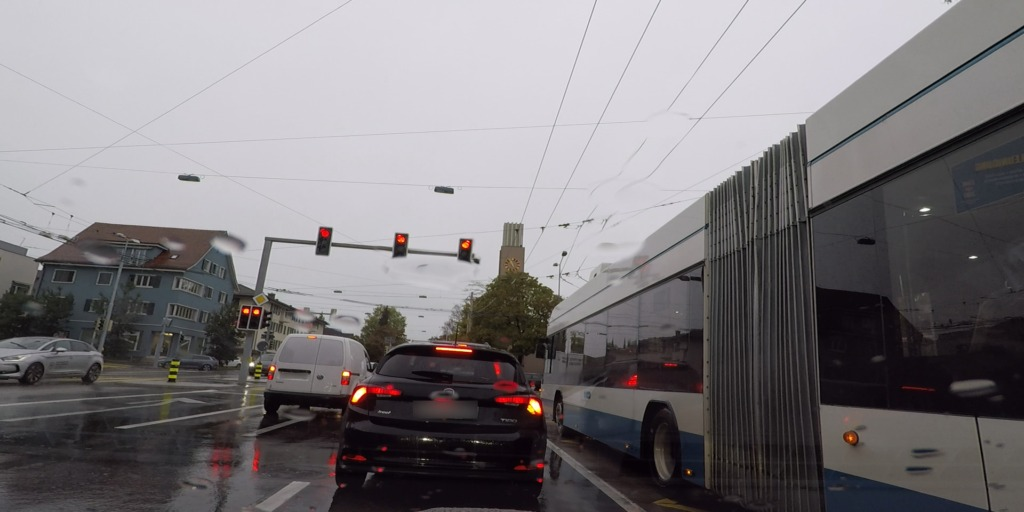
#> input picture reports/qualitative_assets_v20/acdc-rain_GP020402_frame_000863_rgb_anon_rgb.jpg, 1024 x 512 px
$ python render_html_figs.py
#> lines starting #> are read from the running program, lines starting #| are printed output that depends on the picture
### paper/figures/scripts/render_palette.py
"""Cityscapes 19-class palette helpers shared by the V20 figure scripts."""

from __future__ import annotations

from pathlib import Path

import numpy as np
from PIL import Image

PALETTE = np.array([(128, 64, 128), (244, 35, 232), (70, 70, 70), (102, 102, 156), (190, 153, 153), (153, 153, 153),
                    (250, 170, 30), (220, 220, 0), (107, 142, 35), (152, 251, 152), (70, 130, 180), (220, 20, 60),
                    (255, 0, 0), (0, 0, 142), (0, 0, 70), (0, 60, 100), (0, 80, 100), (0, 0, 230), (119, 11, 32)],
                   dtype=np.uint8)


def colorize(mask: np.ndarray) -> np.ndarray:
    out = np.zeros((*mask.shape, 3), np.uint8)
    ok = mask < len(PALETTE)
    out[ok] = PALETTE[mask[ok]]
    return out


def colorize_png(src: Path, dst: Path) -> None:
    Image.fromarray(colorize(np.asarray(Image.open(src)))).save(dst)

### paper/figures/html/render_html_figs.py
"""Render HTML/CSS schematic figures to vector PDF + PNG with the local Chrome (Playwright).

  .venv/Scripts/python.exe paper/figures/html/render_html_figs.py

Assets (input image, tiny/large predictions, entropy map) are exported from the audited
reports/qualitative_assets_v20 so the figures show real model outputs.
"""

from __future__ import annotations

import sys
from pathlib import Path

import matplotlib.pyplot as plt
import numpy as np
from PIL import Image
from playwright.sync_api import sync_playwright

HERE = Path(__file__).parent
ROOT = HERE.parents[2]
sys.path.insert(0, str(HERE.parent / "scripts"))
from render_palette import colorize  # noqa: E402

GEN = HERE.parent / "generated"
ASSETS = ROOT / "reports/qualitative_assets_v20"
AID = "acdc-rain_GP020402_frame_000863_rgb_anon"
FIGS = {"fig2_pipeline_html_v20": "fig2_pipeline.html", "fig3_architecture_html_v20": "fig3_architecture.html"}
WIDTH_MM = 178


def export_assets() -> None:
    out = HERE / "img"
    out.mkdir(exist_ok=True)
    Image.open(ASSETS / f"{AID}_rgb.jpg").resize((512, 256)).save(out / "rgb.jpg", quality=92)
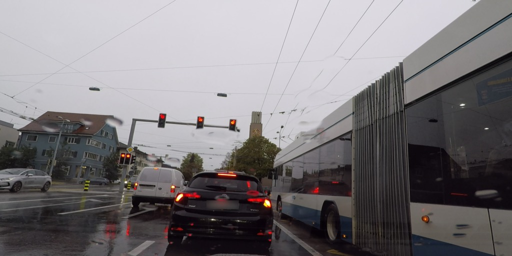
#> saved as rgb.jpg: PIL image 512x256 RGB; mean R, G, B 124.1, 120.5, 123.3
    for lv in ("tiny", "small", "medium", "large"):
        m = np.asarray(Image.open(ASSETS / f"{AID}_{lv}.png").resize((512, 256), Image.Resampling.NEAREST))
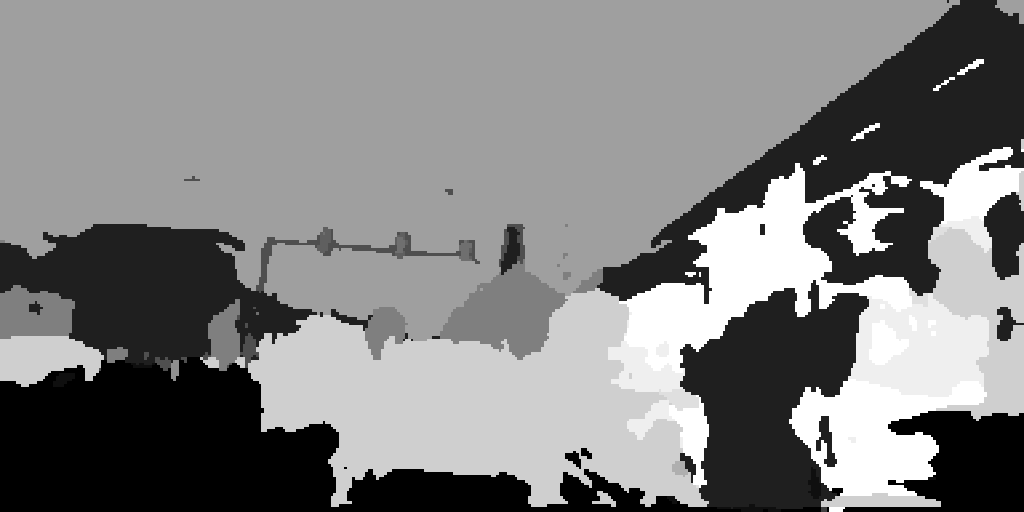
#> input picture reports/qualitative_assets_v20/acdc-rain_GP020402_frame_000863_rgb_anon_tiny.png, 1024 x 512 px
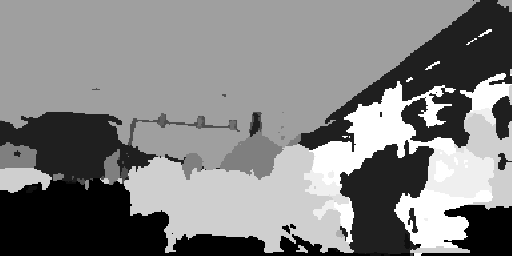
#> m: shape (256, 512); min 0, max 16, mean 8.14; drawn with min black and max white
        Image.fromarray(colorize(m)).save(out / f"{lv}.png")
#> in colorize, `ok = mask < len(PALETTE)`: ok: shape (256, 512) bool; every value is 1
#> in colorize, `out[ok] = PALETTE[mask[ok]]`:
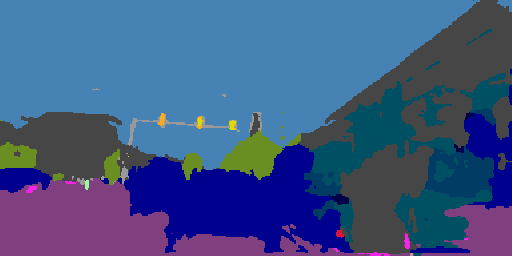
#> out: shape (256, 512, 3); mean of channels 0, 1, 2 62.1, 86.8, 134.3; drawn as R, G, B
#> pass 2 of the loop in export_assets, `for lv in ("tiny", "small", "medium", "large"):`:
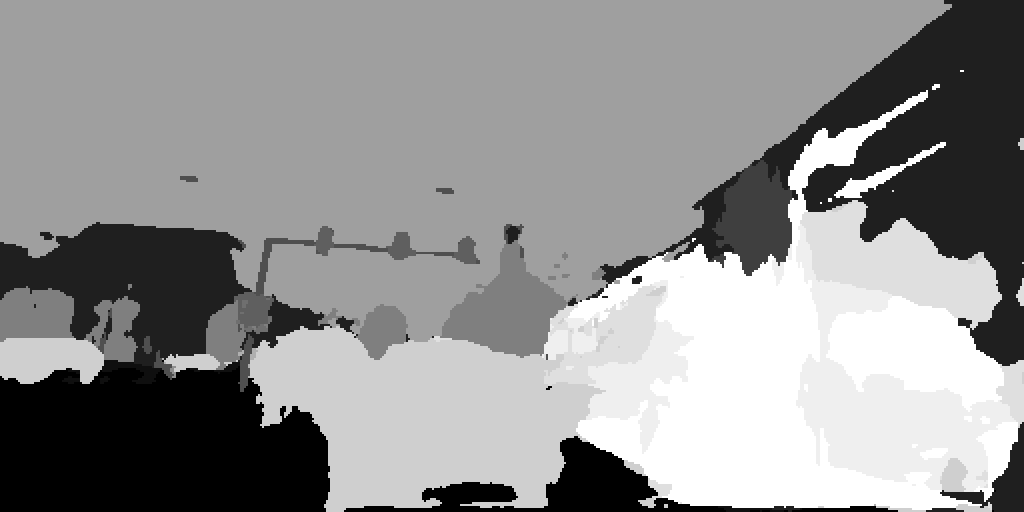
#> input picture reports/qualitative_assets_v20/acdc-rain_GP020402_frame_000863_rgb_anon_small.png, 1024 x 512 px
#> in colorize (call 2), `out[ok] = PALETTE[mask[ok]]`:
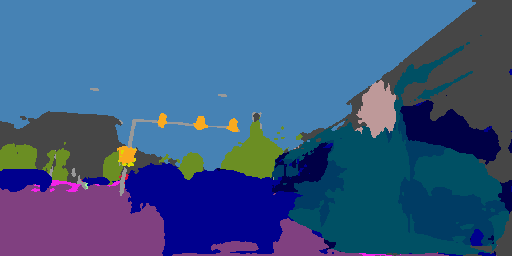
#> out: shape (256, 512, 3); mean of channels 0, 1, 2 58.6, 89.5, 132.7; drawn as R, G, B
#> pass 3 of the loop in export_assets, `for lv in ("tiny", "small", "medium", "large"):`:
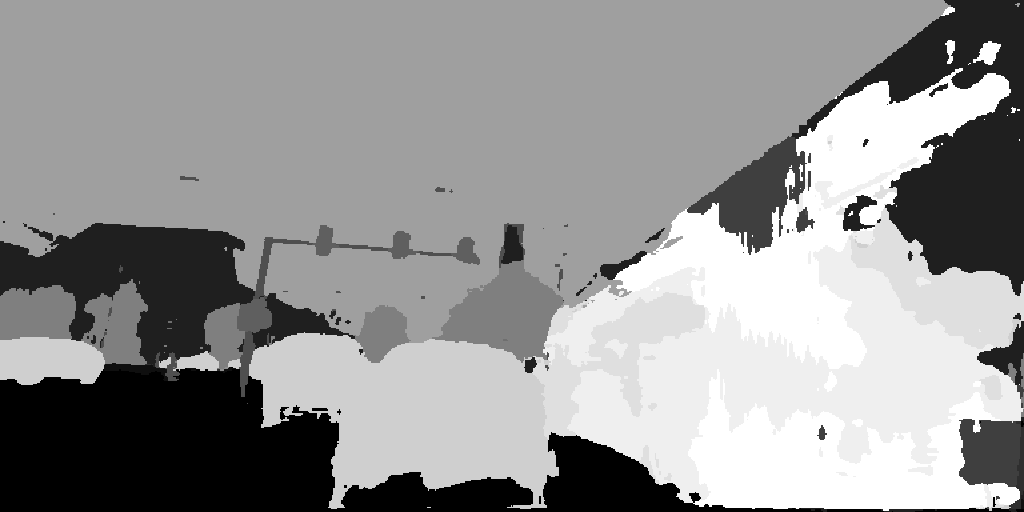
#> input picture reports/qualitative_assets_v20/acdc-rain_GP020402_frame_000863_rgb_anon_medium.png, 1024 x 512 px
#> in export_assets, `m = np.asarray(Image.open(ASSETS / f"{AID}_{lv}.png").resize((512, 256..`:
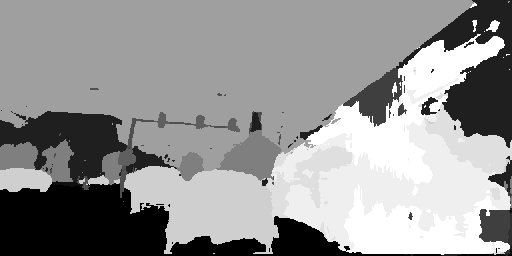
#> m: shape (256, 512); min 0, max 16, mean 9.36; drawn with min black and max white
#> in colorize (call 3), `out[ok] = PALETTE[mask[ok]]`:
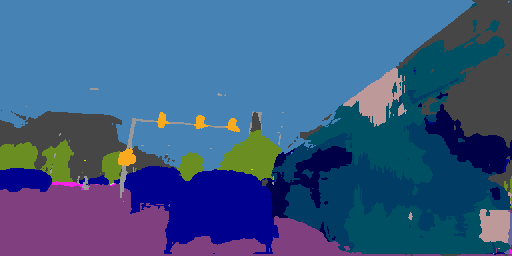
#> out: shape (256, 512, 3); mean of channels 0, 1, 2 59.1, 90.8, 133.3; drawn as R, G, B
#> the loop made 4 passes; the first 3 are shown
    ent = np.load(ASSETS / f"{AID}_entropy.npy").astype(np.float32)
    rgb = (plt.get_cmap("magma")(np.clip(ent / np.log(19), 0, 1))[..., :3] * 255).astype(np.uint8)
    Image.fromarray(rgb).resize((512, 256), Image.Resampling.BILINEAR).save(out / "entropy.png")


def render() -> None:
    with sync_playwright() as p:
        b = p.chromium.launch(channel="chrome")
        for stem, html in FIGS.items():
            pg = b.new_page(viewport={"width": 1400, "height": 900}, device_scale_factor=3)
            pg.goto((HERE / html).resolve().as_uri())
            pg.wait_for_load_state("networkidle")
            box = pg.locator("#fig").bounding_box()
            tmp = GEN / f"{stem}.tmp.png"
            pg.locator("#fig").screenshot(path=str(tmp))
            try:
                tmp.replace(GEN / f"{stem}.png")
            except OSError:
                print("PNG locked (file open?), kept", tmp)
            # vector PDF at final print width: scale the CSS-pixel figure to WIDTH_MM
            w_in = WIDTH_MM / 25.4
            h_in = w_in * box["height"] / box["width"]
            pg.pdf(path=str(GEN / f"{stem}.pdf"), width=f"{w_in}in", height=f"{h_in + 0.01}in",
                   scale=w_in * 96 / box["width"], print_background=True,
                   margin={"top": "0", "bottom": "0", "left": "0", "right": "0"}, page_ranges="1")
            print("wrote", GEN / f"{stem}.pdf")
        b.close()


if __name__ == "__main__":
#> (the run stopped early here; a loop or call above may not have finished)
